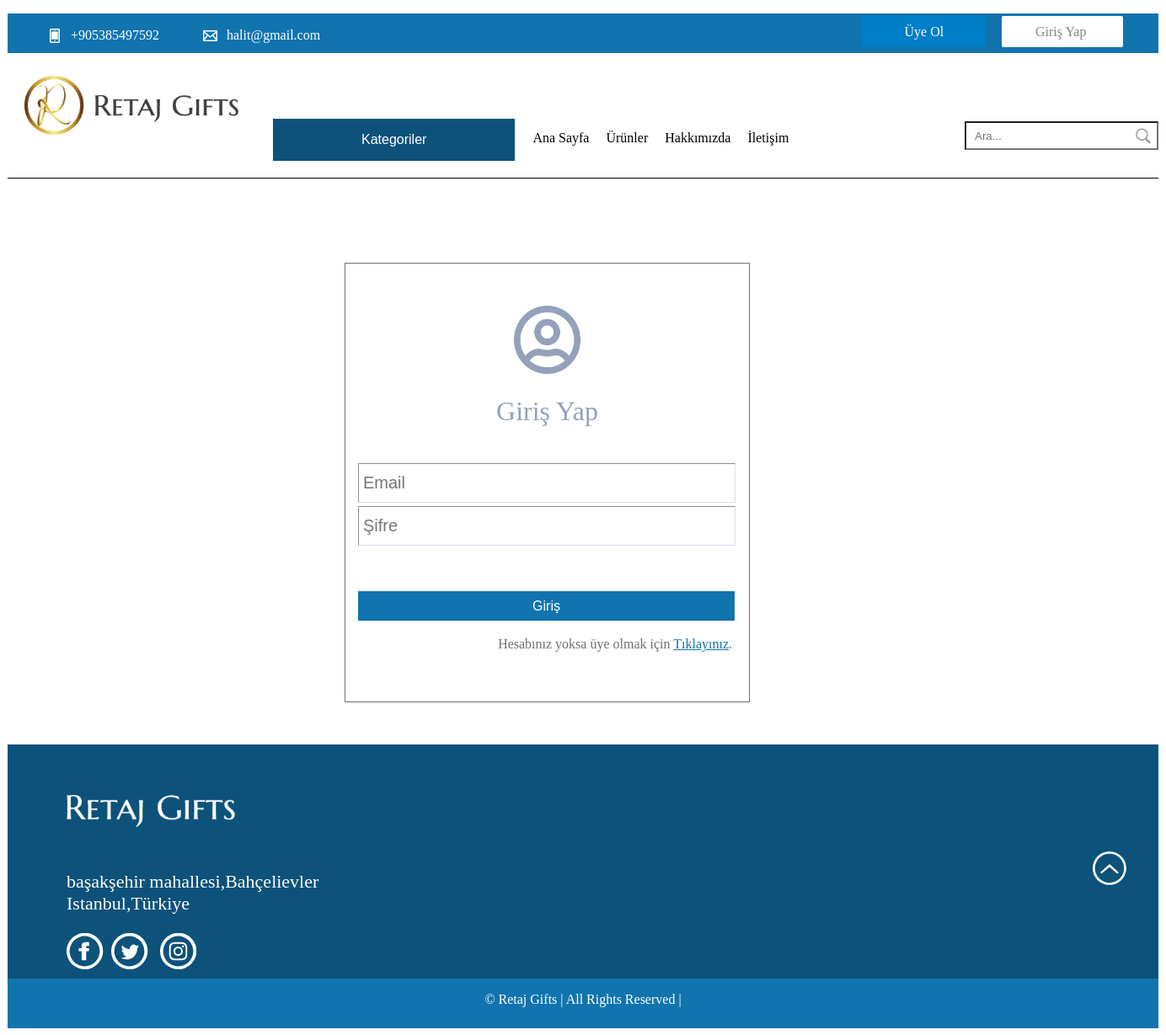
Screenshot of /Kodlar/KullaniciGirisSayfasi.php with the database file from the repository.
### tables this page shows
CREATE TABLE `sirketinbilgileri` (
  `Aciklama` text NOT NULL,
  `email` varchar(100) NOT NULL,
  `telefon` varchar(20) NOT NULL,
  `adres` varchar(255) NOT NULL
);

### Kodlar/baglan.php (called while the page is built, shortened)
<?php
try{
    $veritabaniBaglantisi = mysqli_connect("localhost" , "root" ,"" , "proje");
 }
 catch(Exception $Hata){
     echo $Hata->ErrorInfo;
     die();
 }
 $Sorgu = mysqli_query($veritabaniBaglantisi , "SELECT * FROM sirketinbilgileri");
 $SirketinBilgileri = mysqli_fetch_array($Sorgu);
 $Email = $SirketinBilgileri["email"];
 $Telefon = $SirketinBilgileri["telefon"];
 $Adres = $SirketinBilgileri["adres"];
 ?>

### Kodlar/KullaniciGirisSayfasi.php (the view, shortened to what this page needs)
<?php
require_once("baglan.php");
?>
<!DOCTYPE html>
<html lang="tr">
<head>
    <link rel="stylesheet" href="CSS/style.css">
    <link rel="stylesheet" href="CSS/KullaniciGiris.css">
</head>
<body>
        <?php
        if(!(isset($_SESSION["user"]))){
        ?>
    <div class="sayfa">
    <div class="header" id="head">
              <p class="telefonNO"><?php echo $Telefon; ?></p>
            <svg class="email" xmlns="http://www.w3.org/2000/svg" width="17" height="13" viewBox="0 0 17 13">
                <path id="Shape" d="M17,13H0V0H17V13ZM5.791,6.636l-3.9,4.92h13.3L11.213,6.632,8.5,8.874ZM1.417,3.021V9.852L4.691,5.727Zm14.166,0-3.269,2.7,3.269,4.05ZM1.758,1.444,8.5,7.015l6.741-5.57Z" fill="#fff"/>
              </svg>
            <p class="emailadres"><?php echo $Email; ?></p>
            <?php
              if(isset($_SESSION["user"])){
                ?>
                <a href="cikis.php" class="CikisButonu">
                  <img src="resimler/logout.png" width="20px" height="20px" style="position:relative; top:4px">
                  Çıkış
                </a>
                <a href="sepetSayfasi.php" class="sepetButonu">
                  <img src="resimler/sepet.png" width="20px" height="20px" style="position:relative; top:4px">
                  Sepet
                </a>
                <a href="siparişlerimSayfasi.php" class="SiparislerimButonu">
                  <img src="resimler/siparisler.png" width="20px" height="20px" style="position:relative; top:4px">
                  Siparişlerim
                </a>
              <?php
              }else{
              ?>
              <a href="KullaniciGirisSayfasi.php" class="GirisYap">
                  Giriş Yap
                </a>
                <a href="KullaniciUyeOlSayfasi.php" class="UyeOl">
                  Üye Ol
                </a>
              <?php
              }
              ?>
        </div>
        <div class="anamenu">
            <a id="logo" href="index.php"><img src="resimler/logo.png" alt="Logo"></a>
            <ul>
                <li class="right-menu">
               <button class="menu-button">Kategoriler</button>
                </li>
                <li class="ustmenu"><a class="menu" href="index.php">Ana Sayfa</a></li>
                <li class="ustmenu"><a class="menu" href="urunler.php">Ürünler</a></li>
                <li class="ustmenu"><a class="menu" href="hakkimizda.php">Hakkımızda</a></li>
                <li class="ustmenu"><a class="menu" href="iletisim.php">İletişim</a></li>
            </ul>
            <form action="urunler.php" method="Get">
                <input type="search" name="ara" id="ara" placeholder="Ara...">
            </form>
        </div>
    <article>
    <div class="loginSayfasininAlani">
        <img src="Resimler/Asset 1.png" width="79" height="81" class="loginFoto">
        <p class="GirisYazisi">Giriş Yap</p>
        <div class="formAlani">
            <table>
                <form method="POST" action="kullaniciGiris.php">
                    <tr>
                        <td><input type="text" placeholder="Email" id="email" name="email"></td>
                    </tr>
                    <tr>
                        <td><input type="password" placeholder="Şifre" id="password" name="password" ></td>
                    </tr>
                    <tr>
                        <td><input type="submit" value="Giriş" id="girisButonu"></td>
                    </tr>
                </form>
            </table>
        </div>
        <p style="color: #707070;  text-align: right; margin-right:20px"> Hesabınız yoksa üye olmak için <a href="KullaniciUyeOlSayfasi.php" style=" text-decoration:underline; color: #1174AE;">Tıklayınız</a>. </p>
    </div>
    </article>
      <div class="footer">
        <img id="logo" src="resimler/logo_only_name.png" alt="Logo">
        <p> <?php
        $yeniAdres = str_replace(",Istanbul","<br>Istanbul",$Adres);
        echo $yeniAdres ;
        ?></p>
        <a href="#head"> </a>
      </div>
      <div class="footer2">
        <p> © Retaj Gifts | All Rights Reserved | </p>
      </div>
    </div>
    <?php
        }
        else if((isset($_SESSION["user"]))){
            header("Location:index.php");
        }
        ?>
</body>
</html>

### Kodlar/CSS/style.css (style rules this page uses)
.sayfa { width: 1366px ; height: 2521px ; margin: auto; padding: 0px; }
.header { width: 1366px; height: 47px; background-color: #1174AE; }
.telefon { width: 12px; height: 17px; margin-left: 50px; margin-top: 18px; float: left; }
.telefonNO { size: 10px; margin-left: 75px; position: relative; top: 17px; color: white; }
.email { width: 17px; height: 13px; margin-left: 150px; position: relative; bottom: 15px; left: 20px; }
.emailadres { size: 10px; margin-left: 260px; margin-top: -35px; color: white; }
.anamenu { width: 1366px; height:102px ; background-color: white; }
#logo { float: left; position: relative; top: 10px; left: 20px; }
.anamenu li { list-style-type: none; float: left; padding: 16px 10px; text-align: center; position: relative; left: 50px; top: 45px; text-align: center; }
.ustmenu { margin-top: 15px; }
.menu:link { color: black; text-decoration: none; }
.menu-button { background-color: #0C527A; color: #fff; padding: 16px 105px; font-size: 16px; cursor: pointer; border: 1px solid #fff; }
.right-menu { display: inline-block; }
.GirisYap { background-color: #FFFFFF; color: #868686; position: relative; left: 1180px; bottom: 38px; padding: 10px 40px 10px 40px; border-radius: 2px; text-align: center; }
.UyeOl { background-color: #007EC7; color: #FFFFFF; position: relative; left: 870px; bottom: 38px; padding: 10px 50px 10px 50px; border-radius: 2px; text-align: center; }
.GirisYap:link { text-decoration: none; color: #868686; }
.UyeOl:link { text-decoration: none; color: #FFFFFF; }
.anamenu form input { width: 230px; height: 34px; float: right; margin-top: 65px; padding: 10px; background-image: url("Search.png"); background-repeat: no-repeat; background-size: 20px; background-position: right; background-position-x: 200px; }
.footer { width: 100%; height: 277.96px; background-color: #0C527A; }
.footer #logo { margin-top: 50px; margin-left: 50px; }
.footer p { font-size: 22px; color: white; position: relative; top: 150px; left: -180px; }
#Group_12 { position: relative; top: 150px; left: -180px; }
#to_top { position: relative; right: -880px; top: 50px; }
.footer2 { width: 1366px; margin: 0 auto; height: 59px; background-color: #1174AE; display: flex; justify-content: center; }
.footer2 p { color: white; }

### Kodlar/CSS/KullaniciGiris.css (style rules this page uses)
.sayfa { width: 1366px; height: auto ; margin: auto; padding: 0px; }
.anamenu { width: 1366px; height:132px ; background-color: white; border: 0px; border-bottom: 1px; border-style: solid; }
.menu-button { background-color: #0C527A; color: #fff; padding: 16px 105px; font-size: 16px; cursor: pointer; border: 1px solid #fff; }
.right-menu { display: inline-block; }
input[type="text"],input[type="password"] { padding: 5px; width: 436px; height: 35px; border-width: 1px; border-color: #D9DEEA; color: #95A1BB; font-size: 20px; margin-left: 12px; }
input[type="submit"] { padding: 5px; width: 447px; height: 35px; background-color: #1174AE; color: white; font-size: 16px; border: none; margin-left: 12px; margin-top: 50px; }
.loginSayfasininAlani { width: 479px; height: 520px; position: relative; left: 400px; top: 100px; border: 1px solid #707070; }
.loginFoto { position: relative; left: 200px; top: 50px; }
.formAlani table { margin-top: 80px; }
.GirisYazisi { color: #95A1BB; text-align: center; position: relative; left: 0px; top: 40px; font-size: 32px; }
.footer { margin-top: 150px; }

### rows the page displays
sirketinbilgileri: telefon "+905385497592", email "halit@gmail.com", adres "başakşehir mahallesi,Bahçelievler Istanbul,Türkiye"
